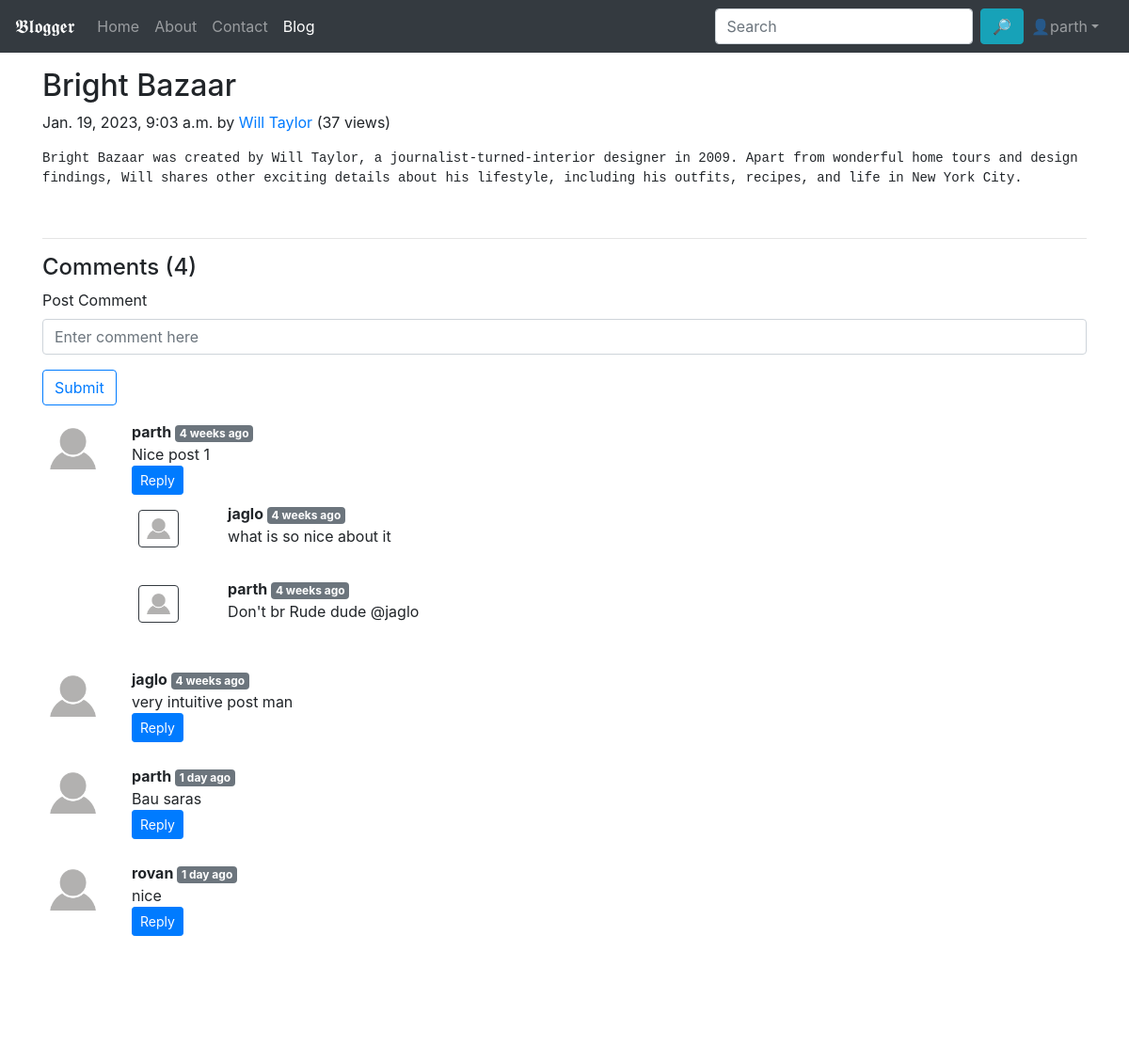
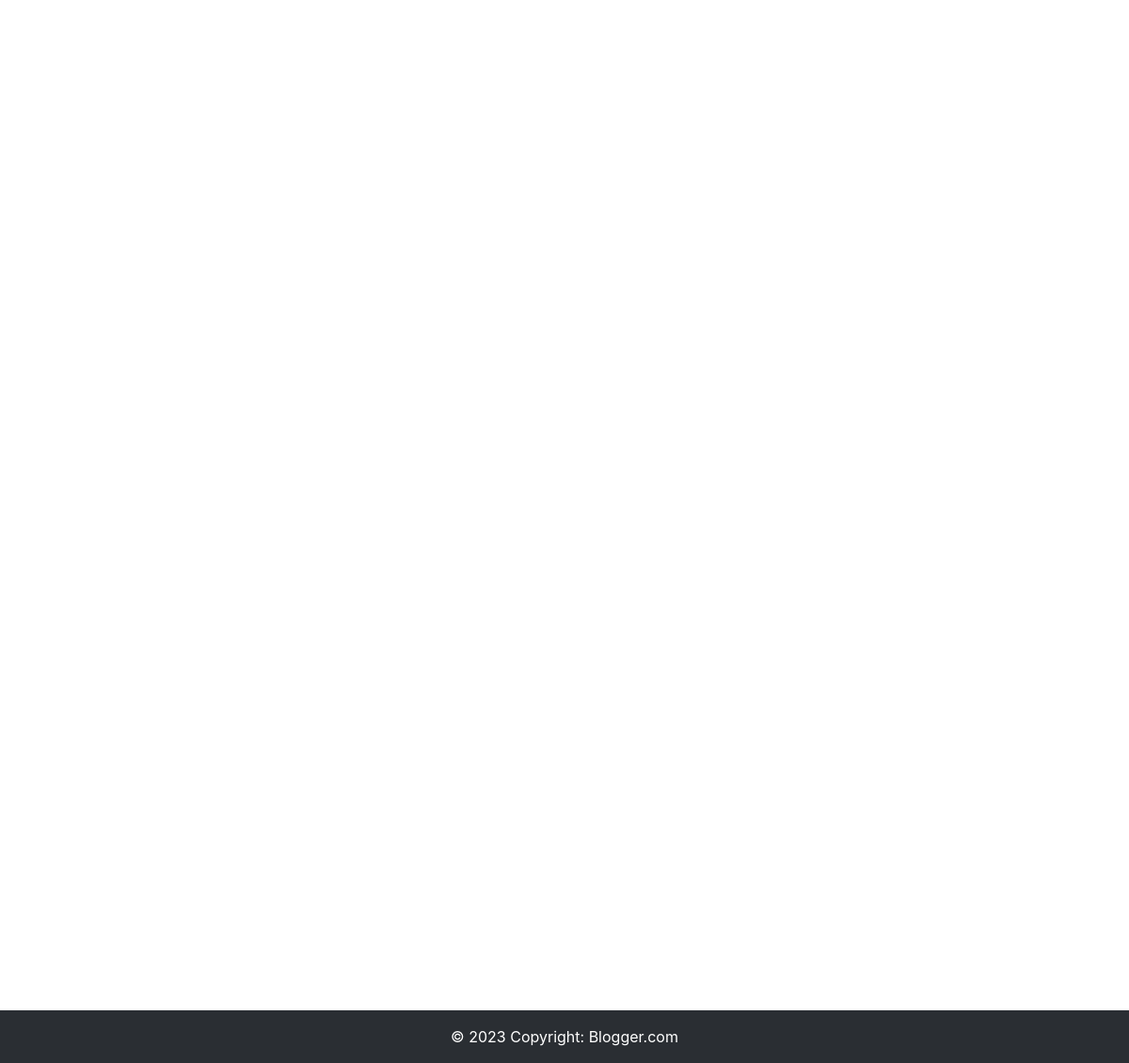
/blog/Bright_Bazaar (signed in), run on the app's committed database (2 pictures, top to bottom).
### blogapp/models.py (models this page shows, shortened)
class Post(models.Model):
    sno=models.AutoField(primary_key=True)
    title=models.CharField(max_length=255)
    author=models.CharField(max_length=14)
    views=models.IntegerField(default=0)
    slug=models.CharField(max_length=130)
    timeStamp=models.DateTimeField(blank=True)
    content=models.TextField()

class BlogComment(models.Model):
    sno = models.AutoField(primary_key=True)
    comment = models.TextField()
    user = models.ForeignKey(User, on_delete=models.CASCADE)
    post = models.ForeignKey(Post, on_delete=models.CASCADE)
    parent = models.ForeignKey('self', on_delete=models.CASCADE, null=True)
    timestamp = models.DateTimeField(default=now)

### blogapp/views.py (the view)
# urls.py: path('<str:slug>', views.blogPost, name='blogPost'),
def blogPost(request, slug):
    post = Post.objects.filter(slug=slug).first()
    post.views = post.views + 1
    post.save()
    comments = BlogComment.objects.filter(post=post, parent=None)
    replies = BlogComment.objects.filter(post=post).exclude(parent=None)
    replyDict={}
    for reply in replies:
        if reply.parent.sno not in replyDict:
            replyDict[reply.parent.sno] = [reply]
        else:
            replyDict[reply.parent.sno].append(reply)
    context = {"post": post, "comments": comments, "user": request.user, "replyDict": replyDict}
    return render(request, 'blog/blogpost.html', context)

### blogapp/templatetags/extras.py (called while the page is built)
@register.filter(name='get_val')
def get_val(dict, key):
    return dict.get(key)

### templates/blog/blogpost.html (shortened to what this page needs)
{% extends 'base.html' %}
{% block blogactive %} active {% endblock blogactive %}
{% block body %}
{% load humanize %}
{% load extras %}
<div class="container my-3">
        <div class="blog-post">
                <h2 class="blog-post-title">{{post.title}}</h2>
                <p class="blog-post-meta">{{post.timeStamp}} by <a href="#">{{post.author}}</a> (<span>{{post.views}} views</span>)</p>
                <pre style="white-space:pre-wrap"><p>{{post.content}}</p><br></pre>
                <hr>
        </div>
</div>
<div class="container">
        <h4> Comments ({{comments.count}})</h4>
        {% if user.is_authenticated %}
        <form action="/blog/postComment" method="post">
                <div class="form-group">
                        <label for="exampleInputEmail1">Post Comment </label>
                        <input type="text" class="form-control" name="comment" placeholder="Enter comment here">
                </div>
                <button type="submit" class="btn btn-outline-primary">Submit</button>
        </form>
        {% endif %}
        {% for comment in comments %}
        <div class="row my-3">
                <div class="col-md-1  ">
                        <img class="rounded mx-auto d-block w-100 p-2" src="/static/img/d_user.png" alt="user">
                </div>
                <div class="col-md-11 ">
                        <b> {{comment.user.username}} </b><span
                                class="badge badge-secondary ">{{comment.timestamp|naturaltime}}</span>
                        <div> {{comment.comment}} </div>
                        {% if user.is_authenticated %}
                        <button class="btn btn-sm btn-primary" type="button" data-toggle="collapse"
                                data-target="#replyBox{{comment.sno}}" aria-expanded="false"
                                aria-controls="replyBox{{comment.sno}}">
                                Reply
                        </button>
                        {% endif %}
                        <div class="replies my-2 ">
                                {% for reply in replyDict|get_val:comment.sno %}
                                <div class="row my-2">
                                        <div class="col-md-1 ">
                                                <img class="rounded mx-auto d-block w-75 my-2 border border-dark p-2" src="/static/img/d_user.png" alt="user">
                                        </div>
                                        <div class="col-md-11">
                                                <div class="col-md-11 ">
                                                        <b> {{reply.user.username}} </b> <span class="badge badge-secondary ">{{reply.timestamp|naturaltime}}</span>
                                                        <div>{{reply.comment}}</div>
                                                </div>
                                                <br>
                                        </div>
                                </div>
                                {% endfor %}
                        </div>
                </div>
        </div>
        {% endfor %}
</div>
{% endblock body%}

### templates/base.html (shortened to what this page needs)
<!doctype html>
<html lang="en">
<head>
  <link rel="stylesheet" href="https://stackpath.bootstrapcdn.com/bootstrap/4.5.2/css/bootstrap.min.css"
>
</head>
<body style="height: 100%;">
  <nav class="navbar navbar-expand-lg navbar-dark bg-dark">
    <a class="navbar-brand" href="/">𝕭𝖑𝖔𝖌𝖌𝖊𝖗</a>
    <div class="collapse navbar-collapse" id="navbarSupportedContent">
      <ul class="navbar-nav mr-auto">
        <li class="nav-item {% block homeactive %}{% endblock homeactive %}">
          <a class="nav-link" href="/">Home <span class="sr-only">(current)</span></a>
        </li>
        <li class="nav-item {% block aboutactive %}{% endblock aboutactive %}">
          <a class="nav-link" href="/about">About</a>
        </li>
        <li class="nav-item {% block contactactive %}{% endblock contactactive %}">
          <a class="nav-link" href="/contact">Contact</a>
        </li>
        <li class="nav-item {% block blogactive %}{% endblock blogactive %}">
          <a class="nav-link" href="/blog">Blog</a>
        </li>
      </ul>
      <div class="ml-auto form-inline ">
        <form method="get" action="/search" class="my-2 my-lg-0">
          <input class="form-control mr-sm-1" type="search" placeholder="Search" aria-label="Search" name="query"
            id="query">
          <button class="btn btn-info my-2 my-sm-0" type="submit">🔎</button>
        </form>
        {% if user.is_authenticated %}
        <ul class="navbar-nav mr-2">
          <li class="nav-item dropdown">
            <a class="nav-link dropdown-toggle" href='#' id="navbarDropdown" role="button" data-toggle="dropdown">
              👤{{request.user}}</a>
          </li>
        </ul>
      </div>
      {%endif%}
    </div>
  </nav>
      {% block body %} {% endblock body %}
  <footer class="bg-dark text-center text-white" style="margin-top: 100%">
    <div class="text-center p-3" style="background-color: rgba(0, 0, 0, 0.2);">
        © 2023 Copyright:
        <a class="text-white" href="#">Blogger.com</a>
    </div>
</footer>
</body>
</html>

### data on the page
Post: title "Bright Bazaar", timeStamp "Jan. 19, 2023, 9:03 a.m.", author "Will Taylor", views "37", content "Bright Bazaar was created by Will Taylor, a journalist-turned-interior designer in 2009. Apart from wonderful home tours and design findings, Will shares other exciting details about his lifestyle, including his outfits, recipes, and life in New York City."
BlogComment: user.username "parth", timestamp "4 weeks ago", comment "Nice post 1"
BlogComment: user.username "jaglo", timestamp "4 weeks ago", comment "what is so nice about it"
BlogComment: user.username "parth", timestamp "4 weeks ago", comment "Don't br Rude dude @jaglo"
BlogComment: user.username "jaglo", timestamp "4 weeks ago", comment "very intuitive post man"
BlogComment: user.username "parth", timestamp "1 day ago", comment "Bau saras"
BlogComment: user.username "rovan", timestamp "1 day ago", comment "nice"

### other printed values
{{ request.user }} "parth"
{{ comments.count }} "4"
